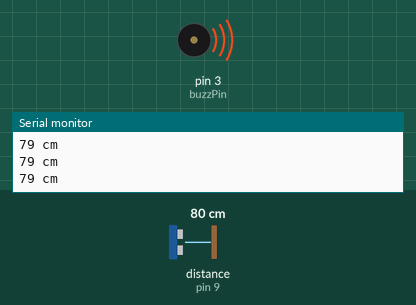
Recording of a sketch running on a simulated Arduino Uno, built with avr-gcc and run on an emulated ATmega328P. Shown: buzzer (waves = sounding), the last lines printed to the serial monitor. Wiring (inferred from the names in the program): ultrasonic range finder: trigger pin 10; echo pin 9. Inputs (shaded band) come from the test bench; at power-on: distance to the obstacle (sensor on pin 9) 80 cm. The echo pulse lasts 58.3 µs per cm.

Above: at 1.2 s.
1.3 s: distance to the obstacle (sensor on pin 9) set to 120 cm
At 2.2 s:
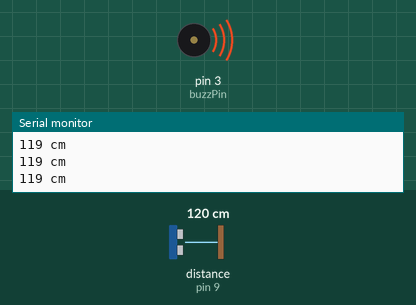
4.3 s: distance to the obstacle (sensor on pin 9) set to 4 cm
At 4.9 s:
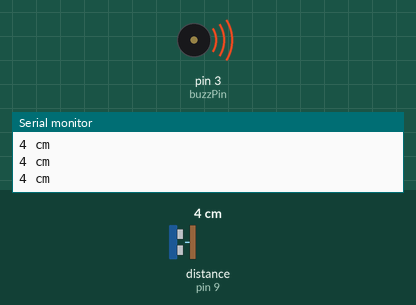
Timing chart, 0 to 7.3 s (numbered marks = the images above; inputs shaded):
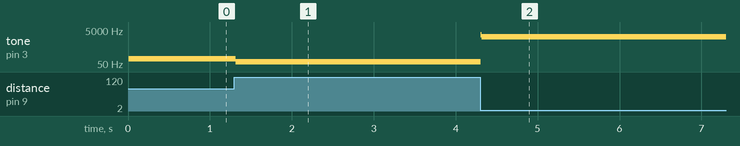

Measured:
- after the input at 1.3 s, tone on pin 3 (buzzPin): 101 Hz → 67 Hz at once
- after the input at 4.3 s, tone on pin 3 (buzzPin): 67 Hz → 2666 Hz at once, → 2000 Hz 0.01 s later

The sketch:

buzzer_code.ino
```cpp
/*
This code should work to get warning cross the buzzer when something be closer than 0.5 meter
 Circuit is ultrasonic sensor and buzzer +5v and Arduino uno is used
 a_atef45@yahoo.com
 www.zerosnones.net
 +201153300223
 */
// Define pins for ultrasonic and buzzer
int const trigPin = 10;
int const echoPin = 9;
int const buzzPin = 3; // Use a PWM output pin so tone instruction will work
void setup()
{
  Serial.begin(9600);
  pinMode(trigPin, OUTPUT); // trig pin will have pulses output
  pinMode(echoPin, INPUT); // echo pin should be input to get pulse width
  pinMode(buzzPin, OUTPUT); // buzz pin is output to control buzzering
}


// Duration will be the input pulse width and distance will be the distance to the obstacle in centimeters
int duration, distance;


void loop()
{
  // Output pulse with 1ms width on trigPin
  digitalWrite(trigPin, HIGH);
  delay(1);
  digitalWrite(trigPin, LOW);
  // Measure the pulse input in echo pin
  duration = pulseIn(echoPin, HIGH);
  // Distance in cm is half the duration devided by 29.1 (from datasheet)
  distance = (duration/2) / 29.1;


  Serial.print(distance);
  Serial.print(" cm\n");


  /*****
   * // if distance less than 10cm and more than 0 (0 or less means over range)
   * if (distance < 10 && distance > 0) {
   * // Buzz
   * //digitalWrite(buzzPin, HIGH);
   * tone(buzzPin, 2000, 500); // 2000 Hz for 500 ms
   * }
   * else {
   * // Don't buzz
   * //digitalWrite(buzzPin, LOW);
   * tone(buzzPin, 1000, 500); // 1000 Hz for 500 ms
   * }
   *****/

  tone(buzzPin, 8000/distance);  // Tone freq in Hz is 8000/dist in cm (so closer gives higher freq)

  // Waiting 10 ms won't hurt any one
  delay(10);
}
```
